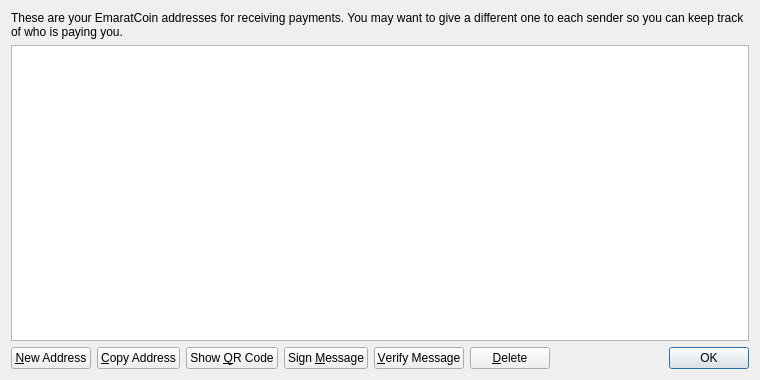
<?xml version="1.0" encoding="UTF-8"?>
<ui version="4.0">
 <class>AddressBookPage</class>
 <widget class="QWidget" name="AddressBookPage">
  <property name="geometry">
   <rect>
    <x>0</x>
    <y>0</y>
    <width>760</width>
    <height>380</height>
   </rect>
  </property>
  <property name="windowTitle">
   <string>Address Book</string>
  </property>
  <layout class="QVBoxLayout" name="verticalLayout">
   <item>
    <widget class="QLabel" name="labelExplanation">
     <property name="text">
      <string>These are your EmaratCoin addresses for receiving payments. You may want to give a different one to each sender so you can keep track of who is paying you.</string>
     </property>
     <property name="textFormat">
      <enum>Qt::PlainText</enum>
     </property>
     <property name="wordWrap">
      <bool>true</bool>
     </property>
    </widget>
   </item>
   <item>
    <widget class="QTableView" name="tableView">
     <property name="contextMenuPolicy">
      <enum>Qt::CustomContextMenu</enum>
     </property>
     <property name="toolTip">
      <string>Double-click to edit address or label</string>
     </property>
     <property name="tabKeyNavigation">
      <bool>false</bool>
     </property>
     <property name="alternatingRowColors">
      <bool>true</bool>
     </property>
     <property name="selectionMode">
      <enum>QAbstractItemView::SingleSelection</enum>
     </property>
     <property name="selectionBehavior">
      <enum>QAbstractItemView::SelectRows</enum>
     </property>
     <property name="sortingEnabled">
      <bool>true</bool>
     </property>
     <attribute name="verticalHeaderVisible">
      <bool>false</bool>
     </attribute>
    </widget>
   </item>
   <item>
    <layout class="QHBoxLayout" name="horizontalLayout">
     <item>
      <widget class="QPushButton" name="newAddressButton">
       <property name="toolTip">
        <string>Create a new address</string>
       </property>
       <property name="text">
        <string>&amp;New Address</string>
       </property>
       <property name="icon">
        <iconset resource="../bitcoin.qrc">
         <normaloff>:/icons/add</normaloff>:/icons/add</iconset>
       </property>
      </widget>
     </item>
     <item>
      <widget class="QPushButton" name="copyToClipboard">
       <property name="toolTip">
        <string>Copy the currently selected address to the system clipboard</string>
       </property>
       <property name="text">
        <string>&amp;Copy Address</string>
       </property>
       <property name="icon">
        <iconset resource="../bitcoin.qrc">
         <normaloff>:/icons/editcopy</normaloff>:/icons/editcopy</iconset>
       </property>
      </widget>
     </item>
     <item>
      <widget class="QPushButton" name="showQRCode">
       <property name="text">
        <string>Show &amp;QR Code</string>
       </property>
       <property name="icon">
        <iconset resource="../bitcoin.qrc">
         <normaloff>:/icons/qrcode</normaloff>:/icons/qrcode</iconset>
       </property>
      </widget>
     </item>
     <item>
      <widget class="QPushButton" name="signMessage">
       <property name="toolTip">
        <string>Sign a message to prove you own a EmaratCoin address</string>
       </property>
       <property name="text">
        <string>Sign &amp;Message</string>
       </property>
       <property name="icon">
        <iconset resource="../bitcoin.qrc">
         <normaloff>:/icons/edit</normaloff>:/icons/edit</iconset>
       </property>
      </widget>
     </item>
     <item>
      <widget class="QPushButton" name="verifyMessage">
       <property name="toolTip">
        <string>Verify a message to ensure it was signed with a specified EmaratCoin address</string>
       </property>
       <property name="text">
        <string>&amp;Verify Message</string>
       </property>
       <property name="icon">
        <iconset resource="../bitcoin.qrc">
         <normaloff>:/icons/transaction_0</normaloff>:/icons/transaction_0</iconset>
       </property>
      </widget>
     </item>
     <item>
      <widget class="QPushButton" name="deleteButton">
       <property name="toolTip">
        <string>Delete the currently selected address from the list</string>
       </property>
       <property name="text">
        <string>&amp;Delete</string>
       </property>
       <property name="icon">
        <iconset resource="../bitcoin.qrc">
         <normaloff>:/icons/remove</normaloff>:/icons/remove</iconset>
       </property>
      </widget>
     </item>
     <item>
      <spacer name="horizontalSpacer">
       <property name="orientation">
        <enum>Qt::Horizontal</enum>
       </property>
       <property name="sizeHint" stdset="0">
        <size>
         <width>40</width>
         <height>20</height>
        </size>
       </property>
      </spacer>
     </item>
     <item>
      <widget class="QDialogButtonBox" name="buttonBox">
       <property name="sizePolicy">
        <sizepolicy hsizetype="Maximum" vsizetype="Fixed">
         <horstretch>0</horstretch>
         <verstretch>0</verstretch>
        </sizepolicy>
       </property>
       <property name="standardButtons">
        <set>QDialogButtonBox::Ok</set>
       </property>
      </widget>
     </item>
    </layout>
   </item>
  </layout>
 </widget>
 <resources>
  <include location="../bitcoin.qrc"/>
 </resources>
 <connections/>
</ui>
